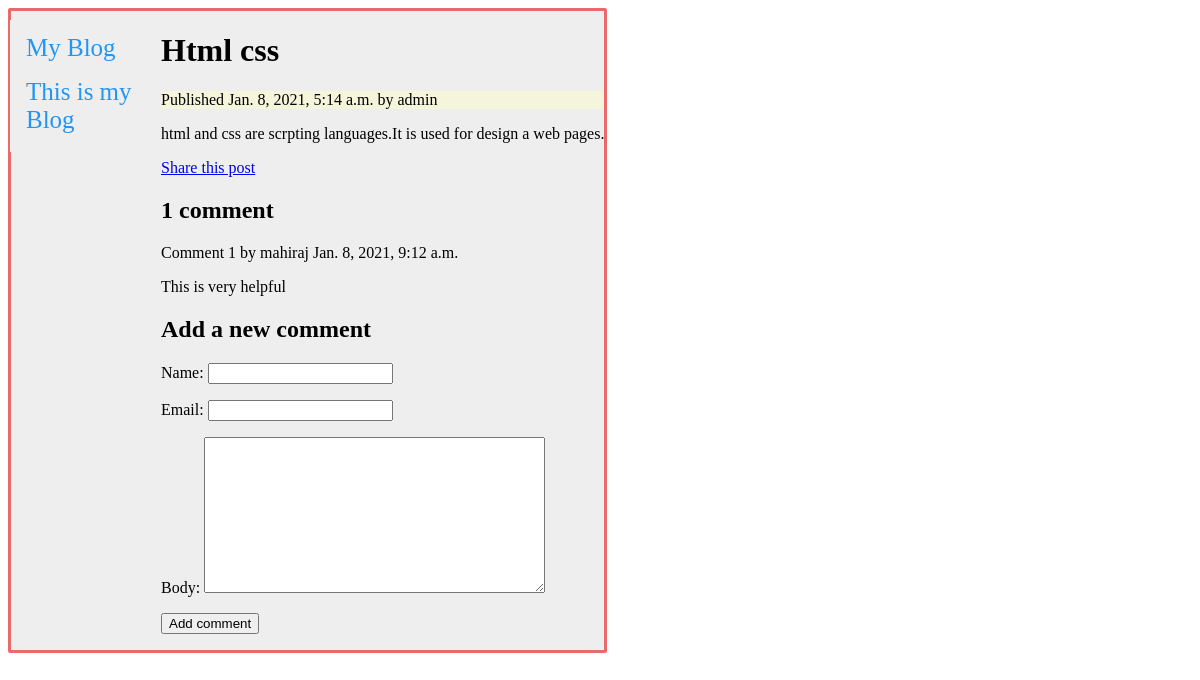
Page /blog/2021/1/8/html-css/ on the committed database.
### blog/models.py (models this page shows, shortened)
class Post(models.Model):
    objects = models.Manager() # The default manager.
    published = PublishedManager() # Our custom manager.
    STATUS_CHOICES = (
    ('draft', 'Draft'), ('published', 'Published'),
    )
    title = models.CharField(max_length=250)
    slug = models.SlugField(max_length=250, unique_for_date='publish')
    author = models.ForeignKey(User, on_delete=models.CASCADE, related_name='blog_posts')
    body = models.TextField()
    publish = models.DateTimeField(default=timezone.now)
    created = models.DateTimeField(auto_now_add=True)
    updated = models.DateTimeField(auto_now=True)
    status = models.CharField(max_length=10, choices=STATUS_CHOICES, default='draft')
    class Meta:
        ordering = ('-publish',)

class Comment(models.Model):
    post = models.ForeignKey(Post, on_delete=models.CASCADE, related_name='comments')
    name = models.CharField(max_length=80)
    email = models.EmailField()
    body = models.TextField()
    created = models.DateTimeField(auto_now_add=True)
    updated = models.DateTimeField(auto_now=True)
    active = models.BooleanField(default=True)
    class Meta:
        ordering = ('created',)

### blog/views.py (the view)
# urls.py: path('<int:year>/<int:month>/<int:day>/<slug:post>/', views.post_detail, name='post_detail'),
def post_detail(request, year, month, day, post):
    post = get_object_or_404 (Post, slug=post, status='published', publish__year=year, publish__month=month, publish__day=day)
    comments = post.comments.filter(active=True)
    new_comment = None
    if request.method == 'POST':
        comment_form = CommentForm(data=request.POST)
        if comment_form.is_valid():
            new_comment = comment_form.save(commit=False)
            new_comment.post = post
            new_comment.save()
    else:
        comment_form = CommentForm()
    return render(request, 'blog/post/detail.html', {'post': post, 'comments': comments, 'new_comment': new_comment, 'comment_form': comment_form})

### blog/forms.py
class CommentForm(forms.ModelForm):
    class Meta:
        model = Comment
        fields = ('name', 'email', 'body')

### blog/templates/blog/post/detail.html (shortened to what this page needs)
{% extends "blog/base.html" %}
{% block content %}
<h1>{{ post.title }}</h1>
<p class="date">
    Published {{ post.publish }} by {{ post.author }}
</p>
{{ post.body|linebreaks }}
<p>
    <a href="{% url "blog:post_share" post.id %}">
        Share this post
    </a>
</p>
{% with comments.count as total_comments %}
<h2>
    {{ total_comments }} comment{{ total_comments|pluralize }}
</h2>
{% for comment in comments %}
<div class="comment">
    <p class="info">
        Comment {{ forloop.counter }} by {{ comment.name }}
        {{ comment.created }}
    </p>
    {{ comment.body|linebreaks }}
</div>
{% empty %}
<p>There are no comments yet.</p>
{% endfor %}
{% if new_comment %}
<h2>Your comment has been added.</h2>
{% else %}
<h2>Add a new comment</h2>
<form action="." method="post">
    {{ comment_form.as_p }}
    <p><input type="submit" value="Add comment"></p>
</form>
{% endif %}
{% endwith %}
{% endblock %}

### blog/static/css/blog.css (style rules this page uses)
.date { background-color: beige; }

### rows in the picture
Post: title "Html css", publish "Jan. 8, 2021, 5:14 a.m.", author "admin", body "html and css are scrpting languages.It is used for design a web pages."
Comment: name "mahiraj", created "Jan. 8, 2021, 9:12 a.m.", body "This is very helpful"

### other values in the picture
{{ total_comments }} "1"
